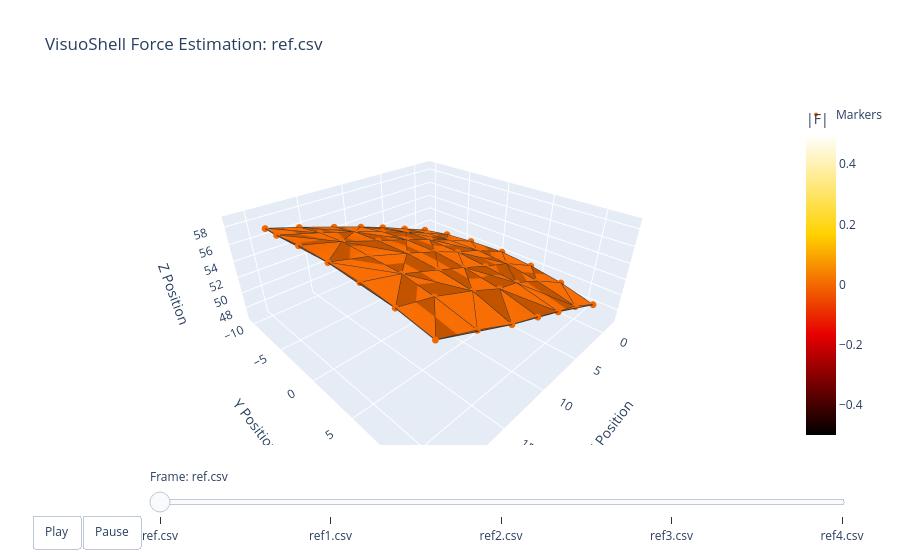

Notebook code for this chart:
### Markdown cell above
## Animated Visualization

This is the closest notebook analogue to VisuoShell's PyVista loop: the shell is colored by force magnitude, marker points are shown, edges are drawn, and cones show force direction.

### Code cell
fig_anim = get_force_animation_plotly(
    nodes_by_frame,
    forces_by_frame,
    estimator.triangles,
    options=options,
)
fig_anim.show()
